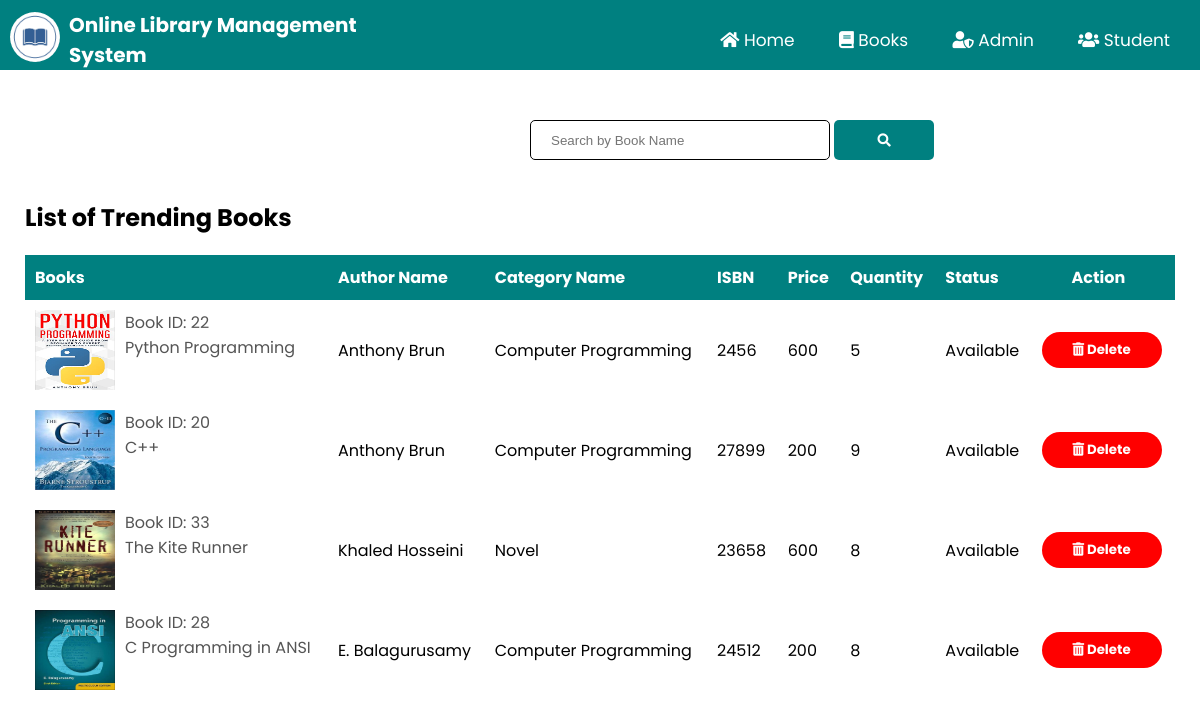
The app's page /trending_books.php with its own data.
### tables this page shows
CREATE TABLE `books` (
  `bookid` int(100) NOT NULL,
  `bookpic` varchar(500) NOT NULL,
  `bookname` varchar(100) NOT NULL,
  `authorid` int(100) NOT NULL,
  `categoryid` int(100) NOT NULL,
  `ISBN` varchar(100) NOT NULL,
  `price` int(100) NOT NULL,
  `quantity` int(100) NOT NULL,
  `status` varchar(100) NOT NULL
);

CREATE TABLE `authors` (
  `authorid` int(111) NOT NULL,
  `authorname` varchar(111) NOT NULL
);

CREATE TABLE `category` (
  `categoryid` int(111) NOT NULL,
  `categoryname` varchar(111) NOT NULL
);

### trending_books.php (the view, shortened to what this page needs)
<?php
	include "connection.php";
    include "admin_navbar.php";
?>
<!DOCTYPE html>
<html lang="en">
<head>
    <link rel="stylesheet" href="https://cdnjs.cloudflare.com/ajax/libs/font-awesome/5.15.2/css/all.min.css" />
    <link rel="stylesheet" href="style.css?v=<?php echo time(); ?>">
</head>
<body>
    <div class="search-bar admin-search">
        <form action="" method='post'>
            <input type="search" name='search' placeholder='Search by Book Name' required>
            <button type='submit' name='submit'><i class="fas fa-search"></i></button>
        </form>
    </div>
    <div class="request-table">
        <div class="request-container book-container">
            <h2 class="request-title student-info-title">List of Trending Books</h2>
            <?php
		if(isset($_POST['submit']))
		{
			$q=mysqli_query($db,"SELECT books.bookpic,books.bookid,books.bookname,authors.authorname,category.categoryname,books.ISBN,books.price,quantity,status from  `books`join `authors` on authors.authorid=books.authorid join `category` on category.categoryid=books.categoryid join `trendingbook` on trendingbook.bookid = books.bookid  where bookname like '%$_POST[search]%'; ");
			if(mysqli_num_rows($q)==0)
			{
				echo "Sorry! No Books found. Try searching again";
			}
			else
			{
				echo "<table class='rtable booktable'>";
                echo "<tr style='background-color: teal;'>";
                echo "<th>"; echo "Books"; echo "</th>";
                echo "<th>"; echo "Author Name"; echo "</th>";
                echo "<th>"; echo "Category Name"; echo "</th>";
                echo "<th>"; echo "ISBN"; echo "</th>";
                echo "<th>"; echo "Price"; echo "</th>";
                echo "<th>"; echo "Quantity"; echo "</th>";
                echo "<th>"; echo "Status"; echo "</th>";
                echo "<th style='padding-left: 40px;'>"; echo "Action"; echo "</th>";
                echo "</tr>";
                while($row=mysqli_fetch_assoc($q))
                {
                    echo "<tr>";
                    echo "<td>
                    <div class='table-info'>
                        <img src='images/".$row['bookpic']."'>
                        <div>
                            <p>Book ID: ";echo $row['bookid'];echo"</p>
                            <p>";echo $row['bookname'];echo"</p>";?>
                        </div>
                    </div>
                    </td><?php
                    echo "<td>"; echo $row['authorname']; echo "</td>";
                    echo "<td>"; echo $row['categoryname']; echo "</td>";
                    echo "<td>"; echo $row['ISBN']; echo "</td>";
                    echo "<td>"; echo $row['price']; echo "</td>";
                    echo "<td>"; echo $row['quantity']; echo "</td>";
                    echo "<td>"; echo $row['status']; echo "</td>";
                    echo "<td>";?>
                    <a href="delete_book.php?del1=<?php echo $row['bookid'];?>"><button onclick="del()" style="font-weight:bold;" type="submit" name="submit1" class="delbtn" ><i class="fas fa-trash-alt"></i> Delete
                    </button>
                    </a>
			        <?php
			        echo "</td>";
                    echo "</tr>";
                }
                echo "</table>";
		    }
		}
		else
		{
			$res=mysqli_query($db,"SELECT books.bookpic,books.bookid,books.bookname,authors.authorname,category.categoryname,books.ISBN,books.price,quantity,status from  `books`join `authors` on authors.authorid=books.authorid join `category` on category.categoryid=books.categoryid join `trendingbook` on trendingbook.bookid = books.bookid ;");
            echo "<table class='rtable booktable'>";
            echo "<tr style='background-color: teal;'>";
            echo "<th>"; echo "Books"; echo "</th>";
            echo "<th>"; echo "Author Name"; echo "</th>";
            echo "<th>"; echo "Category Name"; echo "</th>";
            echo "<th>"; echo "ISBN"; echo "</th>";
            echo "<th>"; echo "Price"; echo "</th>";
            echo "<th>"; echo "Quantity"; echo "</th>";
            echo "<th>"; echo "Status"; echo "</th>";
            echo "<th style='padding-left: 40px;'>"; echo "Action"; echo "</th>";
            echo "</tr>";
            while($row=mysqli_fetch_assoc($res))
            {
                echo "<tr>";
                    echo "<td>
                    <div class='table-info'>
                        <img src='images/".$row['bookpic']."'>
                        <div>
                            <p>Book ID: ";echo $row['bookid'];echo"</p>
                            <p>";echo $row['bookname'];echo"</p>";?>
                        </div>
                    </div>
                    </td><?php
                    echo "<td>"; echo $row['authorname']; echo "</td>";
                    echo "<td>"; echo $row['categoryname']; echo "</td>";
                    echo "<td>"; echo $row['ISBN']; echo "</td>";
                    echo "<td>"; echo $row['price']; echo "</td>";
                    echo "<td>"; echo $row['quantity']; echo "</td>";
                    echo "<td>"; echo $row['status']; echo "</td>";
                    echo "<td>";?>
                    <a href="delete_book.php?del1=<?php echo $row['bookid'];?>"><button onclick="del()" style="font-weight:bold;" type="submit" name="submit1" class="delbtn" ><i class="fas fa-trash-alt"></i> Delete
                        </button>
                    </a>
			        <?php
			        echo "</td>";
                    echo "</tr>";
            }
            echo "</table>";
            }
        ?>
        </div>
    </div>
</body>
</html>

### style.css (style rules this page uses)
html { scroll-behavior: smooth; }
* { margin: 0; padding: 0; box-sizing: border-box; }
body { font-family: 'Poppins', sans-serif; }
a { text-decoration: none; color: #fff; font-size: 17px; }
p { color: #555; }
.profile-table tr,td { border: none; padding: 10px; }
.search-bar { margin-left: 480px; }
.search-bar input { border-radius: 5px; border: 1px solid; height: 40px; padding: 10px; padding-left: 20px; }
.search-bar button { width: 100px; padding: 10px; height: 40px; background-color: teal; color: white; border: none; border-radius: 5px; cursor: pointer; transition: 0.4s; outline: none; }
.admin-search { padding-top: 40px; margin-left: 530px; }
.request-table { padding-bottom: 500px; }
.request-container { max-width: 1300px; margin: auto; padding-left: 25px; padding-right: 25px; }
.book-container { max-width: 1400px; }
.request-container .request-title { padding-top: 100px; }
.request-container .student-info-title { padding-top: 30px; }
.rtable { width: 100%; margin-top: 20px; border-collapse: collapse; }
.rtable th { text-align: left; color: white; padding: 10px; }
.booktable th:last-child { padding-left: 110px; }
.table-info { display: flex; flex-wrap: wrap; }
.rtable td img { width: 80px; height: 80px; margin-right: 10px; }
.delbtn { background-color: red; color: #fff; padding: 8px 30px; border-radius: 30px; transition: background-color 0.4s; outline: none; border: none; cursor: pointer; width: 150px; font-family: 'Poppins', sans-serif; }
.booktable .delbtn { width: 120px; }
form input { width: 300px; height: 30px; margin: 10px 0; padding: 0 10px; border: 1px solid #ccc; }

### records on screen
books: bookpic (picture), bookid "22", bookname "Python Programming", authorid.authorname "Anthony Brun", categoryid.categoryname "Computer Programming", ISBN "2456", price "600", quantity "5", status "Available"
books: bookpic (picture), bookid "20", bookname "C++", authorid.authorname "Anthony Brun", categoryid.categoryname "Computer Programming", ISBN "27899", price "200", quantity "9", status "Available"
books: bookpic (picture), bookid "33", bookname "The Kite Runner", authorid.authorname "Khaled Hosseini", categoryid.categoryname "Novel", ISBN "23658", price "600", quantity "8", status "Available"
books: bookpic (picture), bookid "28", bookname "C Programming in ANSI", authorid.authorname "E. Balagurusamy", categoryid.categoryname "Computer Programming", ISBN "24512", price "200", quantity "8", status "Available"
